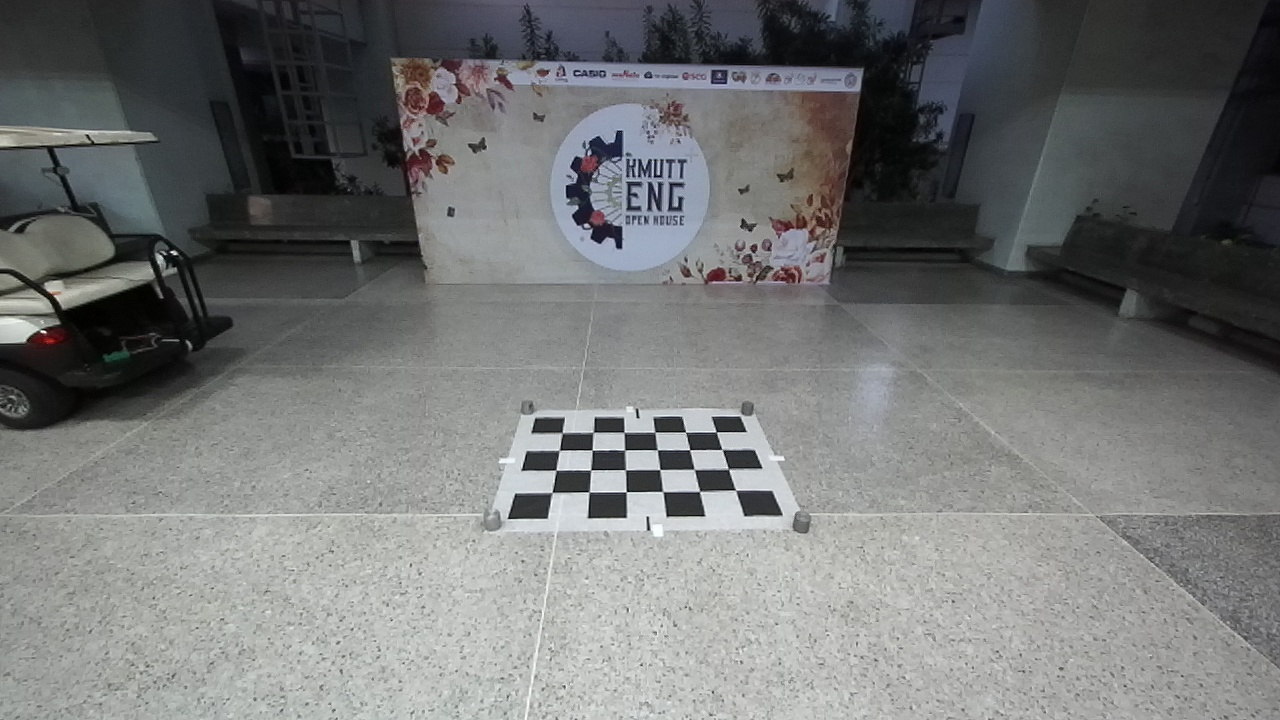
#> input picture CheckerBoard/edit-left01.jpg, 1280 x 720 px, found by its file name
$ python testBEV-yy.py
#> lines starting #> are read from the running program, lines starting #| are printed output that depends on the picture; long printed decimals are rounded
import cv2
import numpy as np
import os

def get_intrinsic_matrix():
    """
    สร้างเมทริกซ์ Intrinsic ของกล้อง (ใช้ค่าที่คุณให้มา)
    """
    K = np.array([
        [537.679,  0, 635.247],
        [0, 537.88, 360.651],
        [0,   0,  1]
    ])
    return K

def undistort_image(image_path, K, dist_coeffs):
    """
    แก้ไขความผิดเพี้ยนของเลนส์ในภาพ
    """
    image = cv2.imread(image_path)
    h, w = image.shape[:2]
    new_K, roi = cv2.getOptimalNewCameraMatrix(K, dist_coeffs, (w, h), 1, (w, h))
    undistorted_img = cv2.undistort(image, K, dist_coeffs, None, new_K)
    return undistorted_img

def find_extrinsic_parameters(K, dist_coeffs, checkerboard_size, square_size, image_path):
    """
    คำนวณค่า Rotation (R) และ Translation (T) ของกล้องเมื่อเทียบกับ Checkerboard
    """
    objp = np.zeros((checkerboard_size[0] * checkerboard_size[1], 3), np.float32)
    objp[:, :2] = np.mgrid[0:checkerboard_size[0], 0:checkerboard_size[1]].T.reshape(-1, 2)
    objp *= square_size  # แปลงหน่วยจาก grid เป็นเมตร

    img = cv2.imread(image_path)
    gray = cv2.cvtColor(img, cv2.COLOR_BGR2GRAY)

    # ตรวจจับ Checkerboard
    ret, corners = cv2.findChessboardCorners(gray, checkerboard_size, None)

    if ret:
        ret, rvecs, tvecs = cv2.solvePnP(objp, corners, K, dist_coeffs)
        R, _ = cv2.Rodrigues(rvecs)

        print(f"✅ Extrinsic parameters for {image_path}:")
        print("Rotation Matrix (R):\n", R)
        print("Translation Vector (T):\n", tvecs)
        return R, tvecs
    else:
        print(f"❌ Checkerboard corners not detected in {image_path}.")
        return None, None

def warp_to_bev(image_path, K, R, T, checkerboard_size, square_size, output_size=(800, 800)):
    """
    แปลงภาพจากมุมกล้องให้เป็น Bird's Eye View (BEV)
    """
    image = cv2.imread(image_path)
    h, w = image.shape[:2]

    # พิกัดของ Checkerboard ในโลกจริง (World Coordinate)
    objp = np.zeros((checkerboard_size[0] * checkerboard_size[1], 3), np.float32)
    objp[:, :2] = np.mgrid[0:checkerboard_size[0], 0:checkerboard_size[1]].T.reshape(-1, 2)
    objp *= square_size

    # ตรวจจับ Checkerboard
    gray = cv2.cvtColor(image, cv2.COLOR_BGR2GRAY)
    ret, corners = cv2.findChessboardCorners(gray, checkerboard_size, None)

    if not ret:
        print("❌ Checkerboard not detected, skipping BEV transformation.")
        return image

    # เลือก 4 จุดมุมของ Checkerboard
    src_pts = np.array([
        corners[0][0],
        corners[checkerboard_size[0] - 1][0],
        corners[-1][0],
        corners[-checkerboard_size[0]][0]
    ], dtype=np.float32)

    # กำหนดพิกัดปลายทางใน Bird's Eye View
    dst_pts = np.array([
        [0, 0],
        [output_size[0] - 1, 0],
        [output_size[0] - 1, output_size[1] - 1],
        [0, output_size[1] - 1]
    ], dtype=np.float32)

    # คำนวณ Homography Matrix
    H, _ = cv2.findHomography(src_pts, dst_pts)

    # ใช้ Homography Matrix เพื่อแปลงภาพ
    bev_image = cv2.warpPerspective(image, H, output_size)

    return bev_image

def main():
    # 🔹 **กำหนดค่าพารามิเตอร์ของกล้อง**
    K = get_intrinsic_matrix()

    # 🔹 **ค่าความผิดเพี้ยนของเลนส์**
    dist_coeffs = np.array([
    -0.07709319689152208,  # k1
     0.06756180189133752,  # k2
     0.00015006759935512075,  # p1 (tangential distortion)
    -6.006342505065124e-05,  # p2 (tangential distortion)
    -0.028545020615709165  # k3
])

    # 🔹 **กำหนดค่าของ Checkerboard**
    CHECKERBOARD = (6, 4)  # จุดตัด
    square_size = 0.20  # หน่วยเป็นเมตร

    # 🔹 **เลือกภาพที่ใช้คำนวณ Extrinsic Parameters**
    target_image = "edit-left01.jpg"

    # 🔹 **คำนวณค่าพารามิเตอร์ภายนอก**
    R, T = find_extrinsic_parameters(K, dist_coeffs, CHECKERBOARD, square_size, target_image)
#> in find_extrinsic_parameters, img is the input picture: shape (720, 1280, 3); mean B, G, R 116.1, 116.2, 114.7
#> in find_extrinsic_parameters, `ret, corners = cv2.findChessboardCorners(gray, checkerboard_size, None)`: ret = True; corners = 24 rows, first 8: [562.2, 432.7], [593.4, 432.2], [624, 432.2], [654.9, 432], [685.5, 431.8], [716.1, 431.9], [559.4, 450.2], [592.1, 450]
#> in find_extrinsic_parameters, `ret, rvecs, tvecs = cv2.solvePnP(objp, corners, K, dist_coeffs)`: rvecs = [-1.14, -0.0386, -0.022]; tvecs = [-0.471, 0.46, 3.44]
#> in find_extrinsic_parameters, `R, _ = cv2.Rodrigues(rvecs)`: R = [[0.999, 0.0372, -0.0196], [0.00213, 0.421, 0.907], [0.042, -0.906, 0.42]]
#| Rotation Matrix (R):
#|  [[ 0.9991  0.03718 -0.0196]
#|  [ 0.002132  0.4209  0.9071]
#|  [ 0.04197  -0.9063  0.4204]]
#| Translation Vector (T):
#|  [[-0.4712]
#|  [ 0.4604]
#|  [ 3.443]]
#> T = [-0.471, 0.46, 3.44]

    if R is not None and T is not None:
        # 🔹 **แปลงภาพเป็น Bird's Eye View**
        bev_image = warp_to_bev(target_image, K, R, T, CHECKERBOARD, square_size)
#> in warp_to_bev, `ret, corners = cv2.findChessboardCorners(gray, checkerboard_size, None)`: ret = True
#> in warp_to_bev, `src_pts = np.array([ corners[0][0], corners[checkerboard_size[0] - 1][..`: src_pts = [[562.2, 432.7], [716.1, 431.9], [735.7, 490.3], [552.3, 492.3]]
#> in warp_to_bev, `H, _ = cv2.findHomography(src_pts, dst_pts)`: H = [[-14.17, -2.36, 8987], [-0.248, -44.31, 19312.5], [0.000188, -0.00894, 1]]
#> in warp_to_bev, `bev_image = cv2.warpPerspective(image, H, output_size)`:
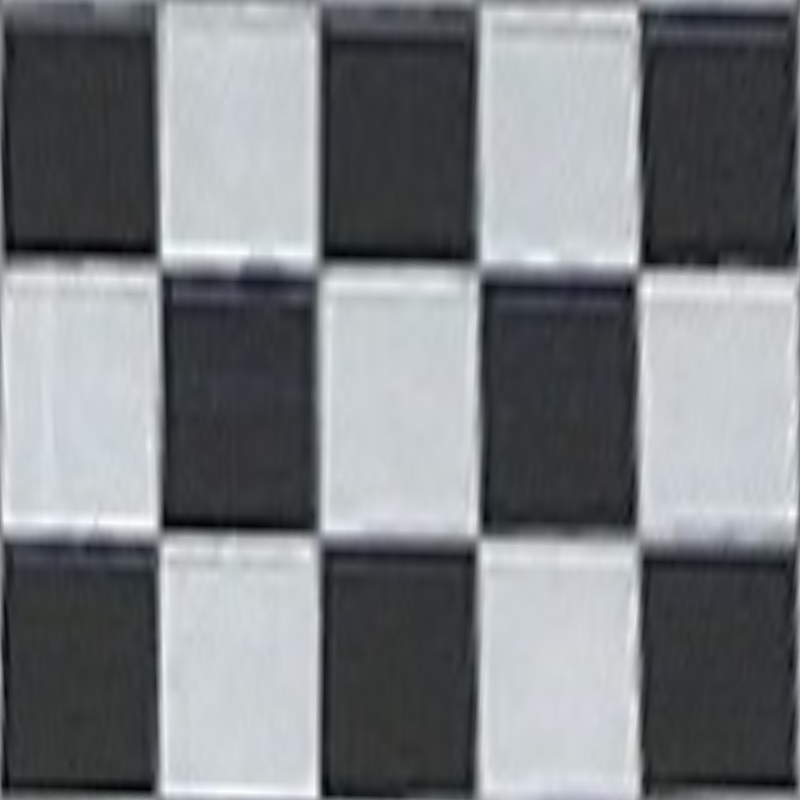
#> bev_image: shape (800, 800, 3); mean B, G, R 130.6, 127.1, 123.6

        # 🔹 **บันทึกภาพแทนการแสดงผล**
        output_path = "bev_output.jpg"
        cv2.imwrite(output_path, bev_image)
        print(f"✅ Bird's Eye View image saved as {output_path}")

if __name__ == "__main__":
    main()
